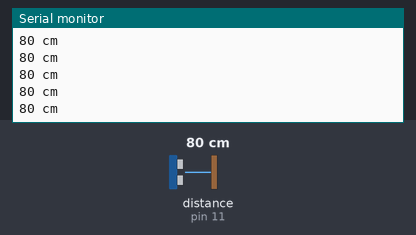
The sketch below on a simulated Arduino Uno, built with avr-gcc and run on an emulated ATmega328P. Shown: the last lines printed to the serial monitor. The test bench sets the inputs (shaded band); at power-on: distance to the obstacle (sensor on pin 11) 80 cm. The echo pulse lasts 58.3 µs per cm.

Above: at 1.2 s.
1.3 s: distance to the obstacle (sensor on pin 11) set to 2 cm
At 1.38 s:
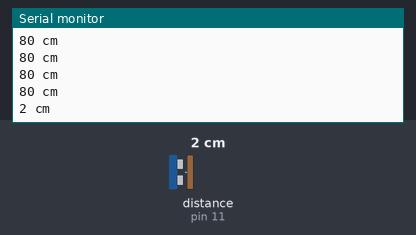
2.8 s: distance to the obstacle (sensor on pin 11) set to 35 cm
At 2.8 s:
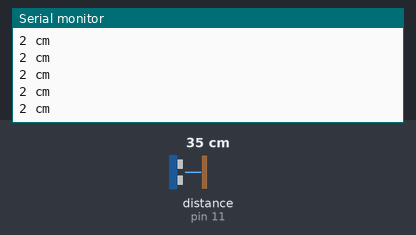
Timing chart, 0 to 5.8 s (numbered marks = the images above; inputs shaded):
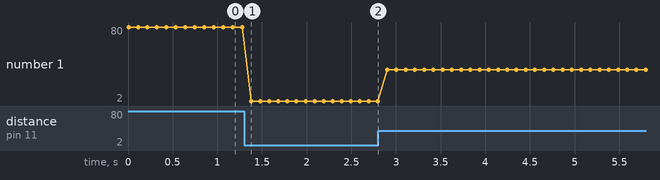

Measured:
- after the input at 1.3 s, the serial monitor: prints a new line after 0.08 s (image 1)
- plotted number 1: 80 → 2 after the input at 1.3 s, 2 → 35 after the input at 2.8 s

The sketch:

IR_test.ino
```cpp
// Укажем, что к каким пинам подключено
int in = 10;
int out = 11;
int f = 36000;
double t1 = 1000/f;

void setup() {
  Serial.begin (9600);
  pinMode(in, OUTPUT);
  pinMode(out, INPUT);
}

void loop() {
  int duration, distance;

  // для большей точности установим значение LOW на пине Trig
  digitalWrite(in, LOW);

  for(int i=0; i<11; i++)
  {
  delayMicroseconds(27);
  digitalWrite(in, HIGH);

  delayMicroseconds(27);
  digitalWrite(in, LOW);
  }

  duration = pulseIn(out, HIGH);

  // Рассчитаем расстояние
  distance = duration / 58;

  // Выведем значение в Serial Monitor
  Serial.print(distance);
  Serial.println(" cm");
  delay(100);
}
```
